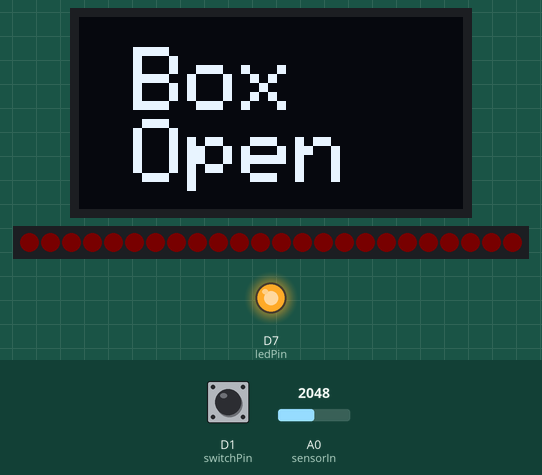
Recording of a sketch running on a simulated Particle Photon. Parts: 128×64 one-colour display, 24 RGB LEDs in strip order, left to right, output pins drawn as LEDs (lit = HIGH). Inputs (shaded band) come from the test bench; at power-on: D1 (switchPin) HIGH, A0 (sensorIn) = 2048. Dim RGB values are drawn brighter than linear; what the sketch prints to the serial monitor is not drawn.

Above: at 1.2 s.
1.3 s: D1 (switchPin) pulled LOW for 1 s
At 2.3 s:
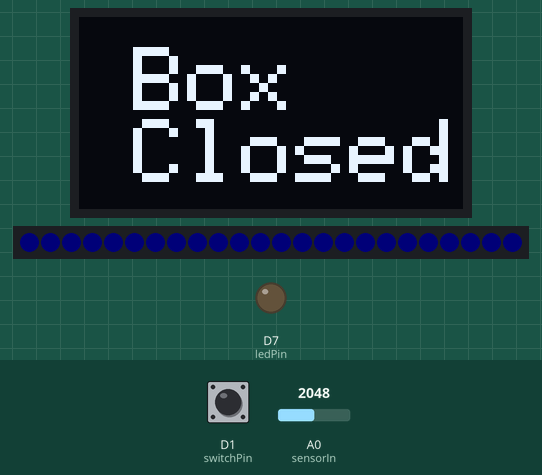
4.0 s: D1 (switchPin) pulled LOW for 3.2 s
At 8.8 s:
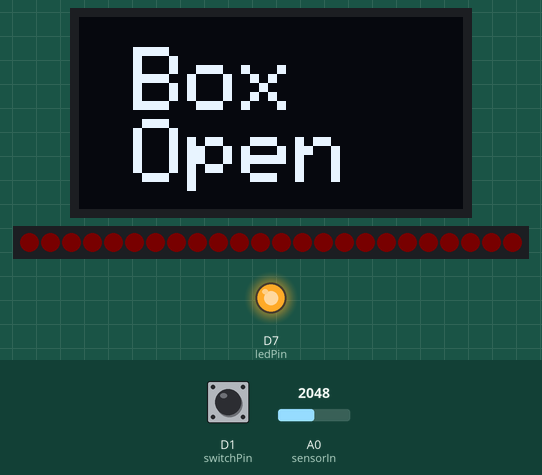
Timing chart, 0 to 10.3 s (numbered marks = the images above; inputs shaded):
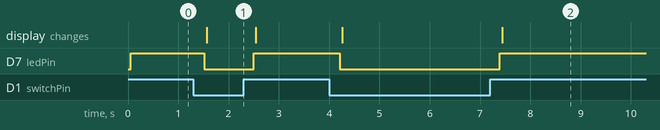

Measured:
- after the input at 1.3 s, D7 (ledPin): HIGH → LOW after 0.22 s, → HIGH 0.98 s later; the display: changes after 0.26 s (image 1)
- after the input at 4.0 s, D7 (ledPin): HIGH → LOW after 0.21 s, → HIGH 3.2 s later; the display: first changes after 0.26 s (image 2 shows a later state)

The sketch:

ia3.ino
```cpp
// This #include statement was automatically added by the Particle IDE.
#include "Adafruit_SSD1306/Adafruit_SSD1306.h"

// This #include statement was automatically added by the Particle IDE.
#include "neopixel/neopixel.h"

int sensorIn = A0; //input from analog proximity sensor.
int switchPin = D1;//input from door sensor
int ledPin = D7;//output from photon.
int data = 0;
int readSensorValue = 0;
int readSwitchValue = 0;
char postString[64];


/* Neopixel */

SYSTEM_MODE(AUTOMATIC);

// IMPORTANT: Set pixel COUNT, PIN and TYPE
#define PIXEL_PIN D2
#define PIXEL_COUNT 24
#define PIXEL_TYPE WS2812B

Adafruit_NeoPixel strip = Adafruit_NeoPixel(PIXEL_COUNT, PIXEL_PIN, PIXEL_TYPE);

// Prototypes for local build, ok to leave in for Build IDE
void rainbow(uint8_t wait);
uint32_t Wheel(byte WheelPos);


/* OLED */

#define OLED_DC     D3
#define OLED_CS     D4
#define OLED_RESET  D5
Adafruit_SSD1306 display(OLED_DC, OLED_RESET, OLED_CS);
int x;

void setup() {
   Serial.begin(9600);//begin commmand - serial monitor
   pinMode(sensorIn, INPUT);//proximity sensor
   pinMode(switchPin,  INPUT_PULLUP);//door sensor
   pinMode(ledPin, OUTPUT);//led output

  display.begin(SSD1306_SWITCHCAPVCC);//OLED
  display.setTextSize(3);       // text size
  display.setTextColor(WHITE); // text color
  x = display.width();

   strip.begin(); //Neopixel
   strip.setBrightness(2);
   strip.show(); // Initialize all pixels to 'off'
   uint16_t i;
   uint32_t noColor=strip.Color(0,0,0); //noColor
   for(i=0; i<24; i++)
        {
            strip.setPixelColor(i, noColor);
            strip.show();
        }
}

void loop() {
   data = analogRead(sensorIn);
   Serial.println(data);//print output values.
   Serial.println(digitalRead(switchPin));
   readSensorValue = analogRead(sensorIn);
   readSwitchValue = digitalRead(switchPin);
   unsigned sensorValue = readSensorValue;
   unsigned switchValue =  readSwitchValue;
   sprintf(postString,"{\"sensorValue\": %u, \"switchValue\": %u}",sensorValue,switchValue);
   Particle.variable("inputSensors", postString, STRING);


    uint16_t i, j;
    uint32_t red=strip.Color(255,0,0); //red
    uint32_t green=strip.Color(0, 255, 0); //green
    uint32_t blue=strip.Color(0,0,255); //blue
    uint32_t noColor=strip.Color(0,0,0); //noColor

   if(digitalRead(switchPin) == LOW)//if door sensor connected
    {
      digitalWrite(ledPin, LOW);
      if(data>=1800) //proximity sensor object detection
      {
          Serial.println("WARNING!");
           for(i=0; i<24; i++)
        {
            strip.setPixelColor(i, blue);
            strip.show();
        }
      }
      else if(data>=1200 && data<1800)
      {
          Serial.println("Close");
           for(i=0; i<24; i++)
        {
            strip.setPixelColor(i, blue);
            strip.show();
        }
      }
      else
      {
        Serial.println("No Problem");
        for(i=0; i<24; i++)
        {
            strip.setPixelColor(i, green);
            strip.show();
        }
      }
    display.clearDisplay();
    display.setCursor(x, -14);
    String doorCond = "   Closed";
    display.print(" Box " + doorCond);
    display.display();
    }
   else //door sensor not connected
    {
     digitalWrite(ledPin, HIGH);
     Serial.println("ALERT!!!!!!!");
        for(i=0; i<24; i++) // 24 is the number of pixels; we use this instead of strip.numPixels
        {
            strip.setPixelColor(i, red);
            strip.show();
        }
    display.clearDisplay();
    display.setCursor(x, -14);
    String doorCond = "   Open";
    display.print(" Box " + doorCond);
    display.display();
    }
   delay(200);  //just to slow down the output, that is, remove reading of passing object
}
```
